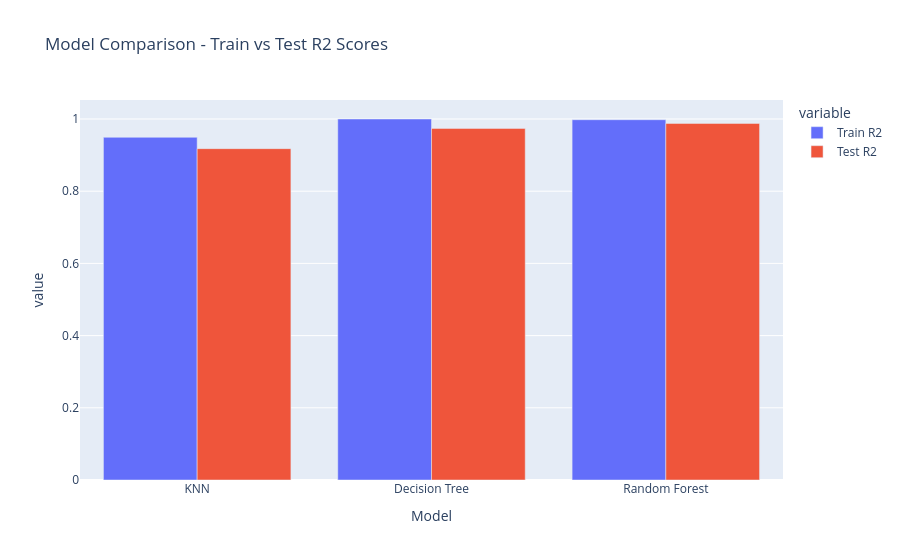

Source (notebook cell):
### Code cell
# prompt: graphs

import pandas as pd
import matplotlib.pyplot as plt
# Assuming 'gold' DataFrame is already loaded and processed as in the preceding code

# 1. Distribution of Gold Prices
plt.figure(figsize=(10, 6))
sns.histplot(gold['GLD'], kde=True)
plt.title('Distribution of Gold Prices')
plt.xlabel('Gold Price')
plt.ylabel('Frequency')
plt.show()

# 2. Time Series of Gold Prices
plt.figure(figsize=(12, 6))
plt.plot(gold['Date'], gold['GLD'])
plt.title('Time Series of Gold Prices')
plt.xlabel('Date')
plt.ylabel('Gold Price')
plt.xticks(rotation=45)
plt.show()

# 3. Scatter Plots for Feature Relationships
sns.pairplot(gold[['SPX', 'USO', 'SLV', 'EUR/USD', 'GLD']], diag_kind='kde')
plt.suptitle('Scatter Plots of Features vs Gold Price', y=1.02)
plt.show()

# 4. Box Plots for Feature Distributions by Year (if 'Date' is available)
if 'Date' in gold.columns:
    gold['Year'] = gold['Date'].dt.year
    plt.figure(figsize=(12, 8))
    sns.boxplot(x='Year', y='GLD', data=gold)
    plt.title('Gold Price Distribution by Year')
    plt.xticks(rotation=45)
    plt.show()

# 5. Interactive Plotly Chart for Model Comparison
import plotly.express as px

models = pd.DataFrame({
    'Model': ['KNN', 'Decision Tree', 'Random Forest'],
    'Train R2': [train_r2_knn, train_r2_dt, train_r2_rf],
    'Test R2': [test_r2_knn, test_r2_dt, test_r2_rf]
})

fig = px.bar(models, x='Model', y=['Train R2', 'Test R2'], barmode='group',
             title='Model Comparison - Train vs Test R2 Scores')
fig.show()

### Figure 1 — Plotly figure (JSON) as saved in the notebook; plotly's stock layout.template omitted (floating-point values rounded to 4 significant figures)
{"data": [{"alignmentgroup": "True", "hovertemplate": "variable=Train R2<br>Model=%{x}<br>value=%{y}<extra></extra>", "legendgroup": "Train R2", "marker": {"color": "#636efa", "pattern": {"shape": ""}}, "name": "Train R2", "offsetgroup": "Train R2", "orientation": "v", "showlegend": true, "textposition": "auto", "type": "bar", "x": ["KNN", "Decision Tree", "Random Forest"], "xaxis": "x", "y": [0.9493, 1, 0.998], "yaxis": "y"}, {"alignmentgroup": "True", "hovertemplate": "variable=Test R2<br>Model=%{x}<br>value=%{y}<extra></extra>", "legendgroup": "Test R2", "marker": {"color": "#EF553B", "pattern": {"shape": ""}}, "name": "Test R2", "offsetgroup": "Test R2", "orientation": "v", "showlegend": true, "textposition": "auto", "type": "bar", "x": ["KNN", "Decision Tree", "Random Forest"], "xaxis": "x", "y": [0.9179, 0.974, 0.9878], "yaxis": "y"}], "layout": {"barmode": "group", "legend": {"title": {"text": "variable"}, "tracegroupgap": 0}, "title": {"text": "Model Comparison - Train vs Test R2 Scores"}, "xaxis": {"anchor": "y", "domain": [0, 1], "title": {"text": "Model"}}, "yaxis": {"anchor": "x", "domain": [0, 1], "title": {"text": "value"}}}}
